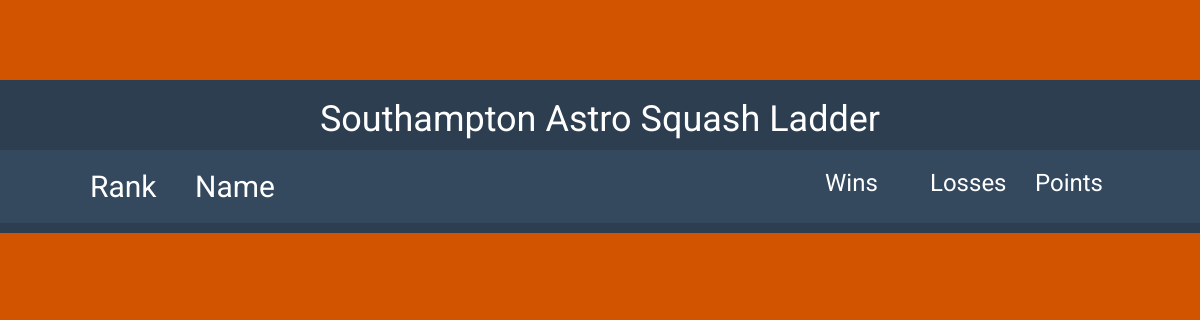
Before: / with the older database file.
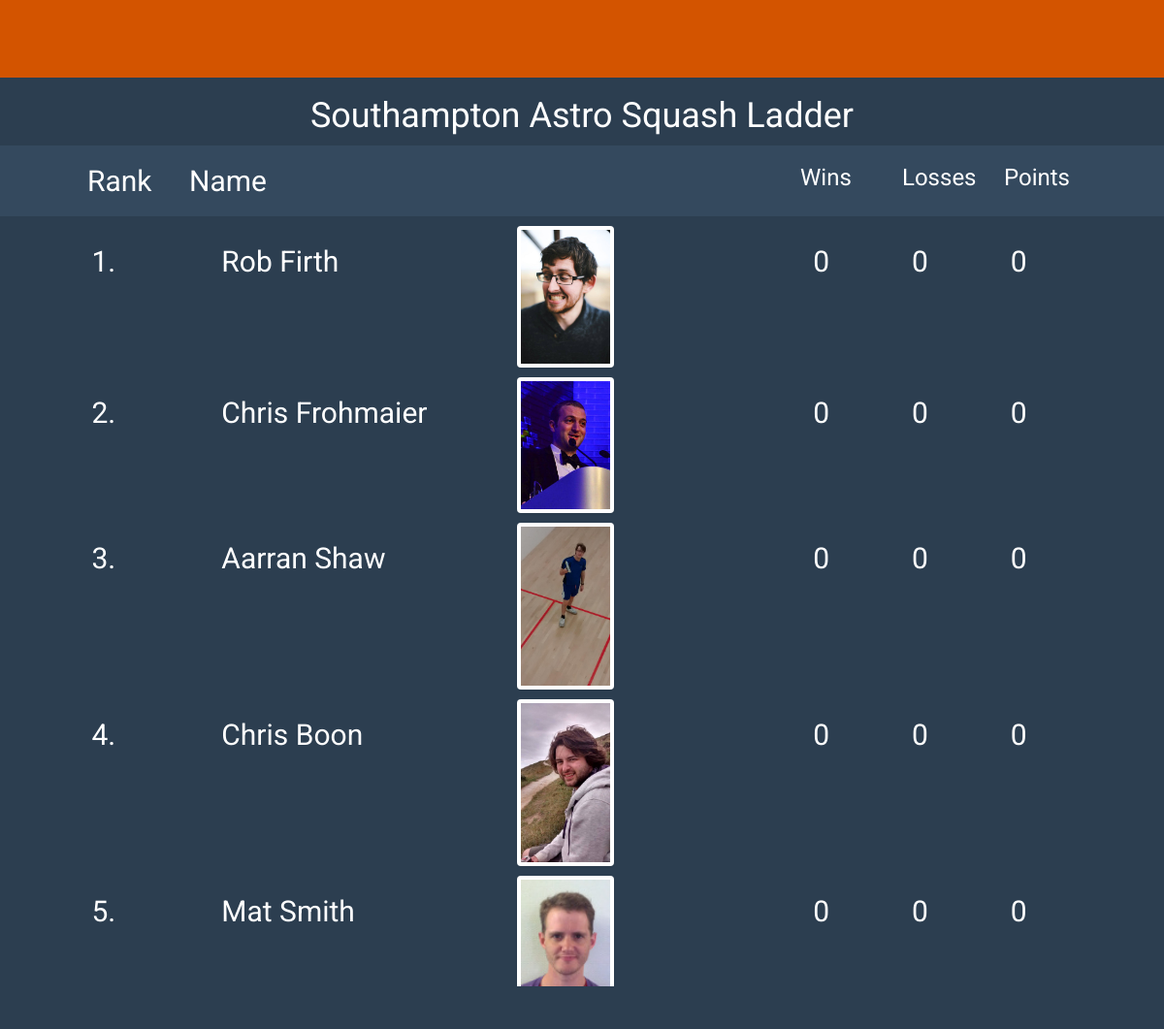
After: the same page with the newer database file.
### app/models.py (models this page shows, shortened)
class Player(db.Model):
    __tablename__ = 'Player'
    id = db.Column(db.Integer, primary_key=True)
    played = db.Column(db.Integer, index=True)
    won = db.Column(db.Integer, index=True)
    lost = db.Column(db.Integer, index=True)
    name = db.Column(db.String(64), index=True)
    photourl = db.Column(db.String(120), index=True, unique=True)

### app/views.py (the view)
@app.route('/')
def home():
    return render_template('home.html', players = Player, fixtures = Fixtures)

### app/templates/home.html (shortened to what this page needs)
{% extends "layout.html" %}
{% block content %}
<div>
<div class="row">
  <div class='row wet-asphalt'>
      <div class="col-md-1 col-sm-1 col-xs-1"></div>
      <div class="col-md-1 col-sm-1 col-xs-1"><h2>Rank</h2></div>
      <div class="col-md-3 col-sm-3 col-xs-3">
        <p><h2>Name</h2></p>
      </div>
      <div class="col-md-3 col-sm-3 col-xs-3"></div>
      <div class="col-md-1 col-sm-1 col-xs-1"><h3>Wins</h3></div>
      <div class="col-md-1 col-sm-1 col-xs-1"><h3>Losses</h3></div>
      <div class="col-md-1 col-sm-1 col-xs-1"><h3>Points</h3></div>
      <div class="col-md-1 col-sm-1 col-xs-1"></div>
  </div>
  <ol>
	{% for p in players.query.order_by('id') %}
	<div class='row'>
      <div class="col-md-1 col-sm-1 col-xs-1"></div>
      <div class="col-md-1 col-sm-1 col-xs-1">
        <p><h2><li> </h2></li></p>
      </div>
      <div class="col-md-3 col-sm-3 col-xs-3">
        <p><h2>{{p.name}}</h2></p>
      </div>
      <div class="col-md-3 col-sm-3 col-xs-3">
        <img class="img-responsive img-thumbnail img-rounded" src="{{p.photourl}}" width="100" alt="">
      </div>
      <div class="col-md-1 col-sm-1 col-xs-1"><h2>{{p.won}}</h2></div>
      <div class="col-md-1 col-sm-1 col-xs-1"><h2>{{p.lost}}</h2></div>
      <div class="col-md-1 col-sm-1 col-xs-1"><h2>{{p.won * 3}}</h2></div>
      <div class="col-md-1 col-sm-1 col-xs-1"></div>
	</div>
	{% endfor %}
  </ol>
</div>
</div>
{% endblock %}

### app/templates/layout.html (shortened to what this page needs)
<!DOCTYPE html>
<html>
  <head>
    <link rel="stylesheet" href="{{ url_for('static', filename='css/bootstrap-theme.css') }}">
    <link rel="stylesheet" href="{{ url_for('static', filename='css/bootstrap-theme.min.css') }}">
    <link rel="stylesheet" href="{{ url_for('static', filename='css/bootstrap.css') }}">
    <link rel="stylesheet" href="{{ url_for('static', filename='css/main.css') }}">
  </head>
  <body class="pumkin">
  <div class='midnight-blue'>
    <header>
      <div class="container" style="text-align:center">
        <h1 class="logo">Southampton Astro Squash Ladder</h1>
      </div>
    </header>
      {% block content %}
      {% endblock %}
    </div>
  </body>
</html>

### app/static/css/main.css (style rules this page uses)
body { padding-top: 80px; color: #34495e; background: #f5f5f5; font-family: 'Roboto', sans-serif; font-weight: 300; }
h1, h2, h3, h4, h5, h6 { font-family: 'Roboto', sans-serif; font-weight: 400; }
.turquoise, .green-sea, .sun-flower, .orange, .emerald, .nephrits, .carrot, .pumkin, .peter-river, .belize-hole, .alizarin, .pomegranate, .amethyst, .wisteria, .clouds .silver, .wet-asphalt, .midnight-blue, .concrete, .asbestos { color: #fff; }
.turquoise h1, .green-sea h1, .sun-flower h1, .orange h1, .emerald h1, .nephrits h1, .carrot h1, .pumkin h1, .peter-river h1, .belize-hole h1, .alizarin h1, .pomegranate h1, .amethyst h1, .wisteria h1, .clouds .silver h1, .wet-asphalt h1, .midnight-blue h1, .concrete h1, .asbestos h1, .turquoise h2, .green-sea h2, .sun-flower h2, .orange h2, .emerald h2, .nephrits h2, .carrot h2, .pumkin h2, .peter-river h2, .belize-hole h2, .alizarin h2, .pomegranate h2, .amethyst h2, .wisteria h2, .clouds .silver h2, .wet-asphalt h2, .midnight-blue h2, .concrete h2, .asbestos h2, .turquoise h3, .green-sea h3, .sun-flower h3, .orange h3, .emerald h3, .nephrits h3, .carrot h3, .pumkin h3, .peter-river h3, .belize-hole h3, .alizarin h3, .pomegranate h3, .amethyst h3, .wisteria h3, .clouds .silver h3, .wet-asphalt h3, .midnight-blue h3, .concrete h3, .asbestos h3, .turquoise h4, .green-sea h4, .sun-flower h4, .orange h4, .emerald h4, .nephrits h4, .carrot h4, .pumkin h4, .peter-river h4, .belize-hole h4, .alizarin h4, .pomegranate h4, .amethyst h4, .wisteria h4, .clouds .silver h4, .wet-asphalt h4, .midnight-blue h4, .concrete h4, .asbestos h4, .turquoise h5, .green-sea h5, .sun-flower h5, .orange h5, .emerald h5, .nephrits h5, .carrot h5, .pumkin h5, .peter-river h5, .belize-hole h5, .alizarin h5, .pomegranate h5, .amethyst h5, .wisteria h5, .clouds .silver h5, .wet-asphalt h5, .midnight-blue h5, .concrete h5, .asbestos h5, .turquoise h6, .green-sea h6, .sun-flower h6, .orange h6, .emerald h6, .nephrits h6, .carrot h6, .pumkin h6, .peter-river h6, .belize-hole h6, .alizarin h6, .pomegranate h6, .amethyst h6, .wisteria h6, .clouds .silver h6, .wet-asphalt h6, .midnight-blue h6, .concrete h6, .asbestos h6 { color: #fff; }
.pumkin { background-color: #d35400; }
.wet-asphalt { background-color: #34495e; }
.midnight-blue { background-color: #2c3e50; }
.img-thumbnail { border: 0; }
.row > div { margin-bottom: 10px; }

Changed rows visible on the page:
added Player: name "Rob Firth", photourl (picture), won "0", lost "0", p.won*3 "0"
added Player: name "Chris Frohmaier", photourl (picture), won "0", lost "0", p.won*3 "0"
added Player: name "Aarran Shaw", photourl (picture), won "0", lost "0", p.won*3 "0"
added Player: name "Chris Boon", photourl (picture), won "0", lost "0", p.won*3 "0"
added Player: name "Mat Smith", photourl (picture), won "0", lost "0", p.won*3 "0"
